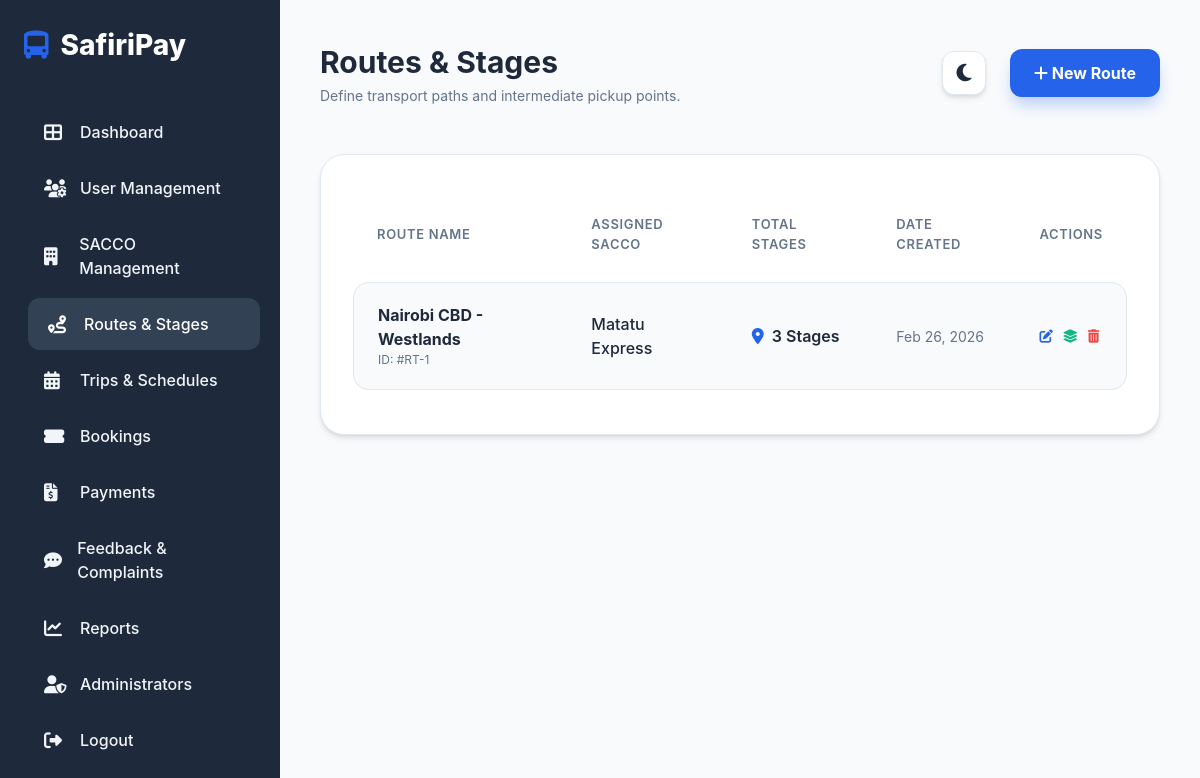
/adminveiw/manage_routes.php (signed in), run on the app's committed database.
### tables this page shows
CREATE TABLE `routes` (
  `routeid` int(11) NOT NULL,
  `routename` varchar(100) NOT NULL,
  `saccoid` int(11) DEFAULT NULL,
  `createdat` datetime DEFAULT current_timestamp()
);

CREATE TABLE `saccos` (
  `saccoid` int(11) NOT NULL,
  `sacconame` varchar(50) NOT NULL,
  `mpesashortcode` varchar(20) NOT NULL,
  `mpesapasskey` varchar(255) NOT NULL,
  `qr_identifier` varchar(100) NOT NULL,
  `status` tinyint(4) DEFAULT 1,
  `createdat` datetime DEFAULT current_timestamp()
);

### adminveiw/manage_routes.php (the view, shortened to what this page needs)
<?php
include 'database.php';
$routes = $conn->query("
    SELECT r.*, s.sacconame
    FROM routes r
    LEFT JOIN saccos s ON r.saccoid = s.saccoid
    ORDER BY r.createdat DESC
");
?>
<!DOCTYPE html>
<html lang="en">
<head>
    <link rel="stylesheet" href="https://cdnjs.cloudflare.com/ajax/libs/font-awesome/6.4.0/css/all.min.css">
    <link rel="stylesheet" href="admin.css">
</head>
<body>
    <div class="dashboard-container">
        <div class="sidebar">
            <div class="sidebar-header">
                <i class="fas fa-bus-alt"></i>
                <span>SafiriPay</span>
            </div>
            <ul class="sidebar-menu">
                <li><a href="dashboard.php"><i class="fas fa-th-large"></i> <span>Dashboard</span></a></li>
                <li><a href="manage_users.php"><i class="fas fa-users-cog"></i> <span>User Management</span></a></li>
                <li><a href="manage_saccos.php"><i class="fas fa-building"></i> <span>SACCO Management</span></a></li>
                <li><a href="manage_routes.php" class="active"><i class="fas fa-route"></i> <span>Routes & Stages</span></a></li>
                <li><a href="manage_trips.php"><i class="fas fa-calendar-alt"></i> <span>Trips & Schedules</span></a></li>
                <li><a href="manage_bookings.php"><i class="fas fa-ticket-alt"></i> <span>Bookings</span></a></li>
                <li><a href="manage_payments.php"><i class="fas fa-file-invoice-dollar"></i> <span>Payments</span></a></li>
                <li><a href="manage_feedback.php"><i class="fas fa-comment-dots"></i> <span>Feedback & Complaints</span></a></li>
                <li><a href="reports.php"><i class="fas fa-chart-line"></i> <span>Reports</span></a></li>
                <li><a href="addadmin.php"><i class="fas fa-user-shield"></i> <span>Administrators</span></a></li>
                <li><a href="logout.php"><i class="fas fa-sign-out-alt"></i> <span>Logout</span></a></li>
            </ul>
        </div>
        <main class="main-content">
            <header class="header">
                <div class="header-title">
                    <h1>Routes & Stages</h1>
                    <p style="color: var(--text-muted); font-size: 0.875rem;">Define transport paths and intermediate pickup points.</p>
                </div>
                <div class="header-actions">
                    <button class="theme-toggle" id="theme-toggle">
                        <i class="fas fa-moon"></i>
                    </button>
                    <button class="btn btn-primary" onclick="document.getElementById('addRouteModal').style.display='flex'">
                        <i class="fas fa-plus"></i> New Route
                    </button>
                </div>
            </header>
            <div class="data-card">
                <div class="table-responsive">
                    <table>
                        <thead>
                            <tr>
                                <th>Route Name</th>
                                <th>Assigned SACCO</th>
                                <th>Total Stages</th>
                                <th>Date Created</th>
                                <th>Actions</th>
                            </tr>
                        </thead>
                        <tbody>
                            <?php if ($routes && $routes->num_rows > 0): ?>
                                <?php while($row = $routes->fetch_assoc()):
                                    $route_id = $row['routeid'];
                                    $stage_count_res = $conn->query("SELECT COUNT(*) as count FROM stages WHERE routeid = $route_id");
                                    $stage_count = $stage_count_res ? $stage_count_res->fetch_assoc()['count'] : 0;
                                ?>
                                    <tr>
                                        <td>
                                            <div style="font-weight: 700; color: var(--text-main);"><?php echo htmlspecialchars($row['routename']); ?></div>
                                            <div style="font-size: 0.75rem; color: var(--text-muted);">ID: #RT-<?php echo $row['routeid']; ?></div>
                                        </td>
                                        <td>
                                            <span style="font-weight: 500;"><?php echo htmlspecialchars($row['sacconame'] ?: 'Unassigned'); ?></span>
                                        </td>
                                        <td>
                                            <div style="display: flex; align-items: center; gap: 8px;">
                                                <i class="fas fa-map-marker-alt" style="color: var(--primary);"></i>
                                                <span style="font-weight: 600;"><?php echo $stage_count; ?> Stages</span>
                                            </div>
                                        </td>
                                        <td style="color: var(--text-muted); font-size: 0.875rem;">
                                            <?php echo date('M d, Y', strtotime($row['createdat'])); ?>
                                        </td>
                                        <td>
                                            <div style="display: flex; gap: 10px;">
                                                <button title="Edit Route" style="background: none; border: none; color: var(--primary); cursor: pointer;"><i class="fas fa-edit"></i></button>
                                                <button title="Manage Stages" style="background: none; border: none; color: var(--success); cursor: pointer;"><i class="fas fa-layer-group"></i></button>
                                                <button title="Delete" style="background: none; border: none; color: var(--danger); cursor: pointer;"><i class="fas fa-trash-alt"></i></button>
                                            </div>
                                        </td>
                                    </tr>
                                <?php endwhile; ?>
                            <?php else: ?>
                                <tr>
                                    <td colspan="5" style="text-align:center;">No routes found.</td>
                                </tr>
                            <?php endif; ?>
                        </tbody>
                    </table>
                </div>
            </div>
        </main>
    </div>
</body>
</html>

### adminveiw/admin.css (style rules this page uses)
:root { --primary: #2563eb; --primary-alt: #1d4ed8; --bg-main: #f8fafc; --sidebar-bg: #1e293b; --sidebar-text: #f1f5f9; --sidebar-hover: #334155; --card-bg: #ffffff; --text-main: #1e293b; --text-muted: #64748b; --border: #e2e8f0; --success: #10b981; --warning: #f59e0b; --danger: #ef4444; --shadow: 0 4px 6px -1px rgb(0 0 0 / 0.1), 0 2px 4px -2px rgb(0 0 0 / 0.1); --glass-bg: rgba(255, 255, 255, 0.7); --glass-border: rgba(255, 255, 255, 0.3); }
* { margin: 0; padding: 0; box-sizing: border-box; font-family: 'Inter', -apple-system, BlinkMacSystemFont, "Segoe UI", Roboto, sans-serif; transition: background-color 0.3s, color 0.3s, border-color 0.3s; }
body { background-color: var(--bg-main); color: var(--text-main); line-height: 1.5; }
.dashboard-container { display: flex; min-height: 100vh; }
.sidebar { width: 280px; background-color: var(--sidebar-bg); color: var(--sidebar-text); padding: 1.5rem; position: fixed; height: 100vh; z-index: 1000; }
.sidebar-header { margin-bottom: 2.5rem; font-size: 1.75rem; font-weight: 800; color: #fff; display: flex; align-items: center; gap: 12px; }
.sidebar-header i { color: var(--primary); }
.sidebar-menu { list-style: none; }
.sidebar-menu li { margin-bottom: 0.25rem; }
.sidebar-menu a { color: var(--sidebar-text); text-decoration: none; display: flex; align-items: center; gap: 12px; padding: 0.875rem 1.25rem; border-radius: 12px; font-weight: 500; transition: all 0.2s cubic-bezier(0.4, 0, 0.2, 1); }
.sidebar-menu a:hover, .sidebar-menu a.active { background-color: var(--sidebar-hover); color: #fff; transform: translateX(4px); }
.sidebar-menu a i { font-size: 1.125rem; width: 24px; }
.main-content { flex: 1; margin-left: 280px; padding: 2.5rem; }
.header { display: flex; justify-content: space-between; align-items: center; margin-bottom: 3rem; }
.header-title h1 { font-size: 1.875rem; font-weight: 700; }
.header-actions { display: flex; align-items: center; gap: 1.5rem; }
.theme-toggle { background: var(--card-bg); border: 1px solid var(--border); width: 44px; height: 44px; border-radius: 12px; cursor: pointer; display: flex; align-items: center; justify-content: center; font-size: 1.25rem; color: var(--text-main); box-shadow: var(--shadow); }
.data-card { background: var(--card-bg); border-radius: 24px; box-shadow: var(--shadow); padding: 2rem; border: 1px solid var(--border); }
.table-responsive { overflow-x: auto; }
table { width: 100%; border-collapse: separate; border-spacing: 0 12px; }
th { padding: 1rem 1.5rem; text-align: left; font-weight: 600; color: var(--text-muted); font-size: 0.8125rem; text-transform: uppercase; letter-spacing: 0.05em; }
td { padding: 1.25rem 1.5rem; background: var(--bg-main); border-top: 1px solid var(--border); border-bottom: 1px solid var(--border); }
td:first-child { border-left: 1px solid var(--border); border-radius: 16px 0 0 16px; }
td:last-child { border-right: 1px solid var(--border); border-radius: 0 16px 16px 0; }
.btn { padding: 0.875rem 1.5rem; border-radius: 12px; font-weight: 700; cursor: pointer; font-size: 1rem; transition: all 0.2s cubic-bezier(0.4, 0, 0.2, 1); }
.btn-primary { background-color: var(--primary); color: #fff; border: none; box-shadow: 0 10px 15px -3px rgba(37, 99, 235, 0.3); }

### data on the page
routes: routename "Nairobi CBD - Westlands", routeid "1", saccoid.sacconame "Matatu Express", stage_count "3", createdat "Feb 26, 2026"
